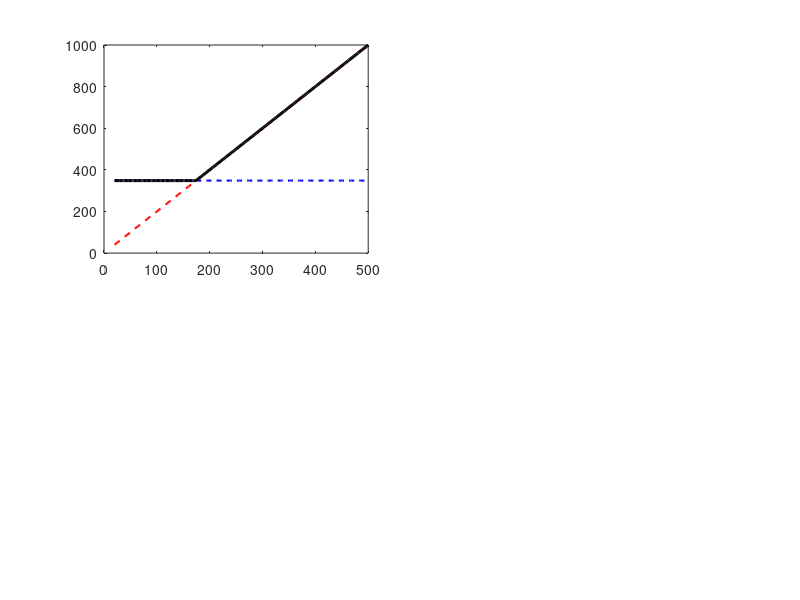

Source code (MATLAB): (Note: this script raises an error after producing the figure.)
clear; clc; close all;

%% 1. SYSTEM PARAMETERS SETUP
z1 = 350e-6;                    % Fixed distance z1 (m)
dz = 50e-6;                     % Fixed plane spacing z2 - z1 (m)
z2 = z1 + dz;

% Define sweep configurations: [lambda_0 (m), refractive_index]
configs = [
    405e-9, 1.000;              % Case 1: 405 nm in air
    405e-9, 1.515               % Case 2: 405 nm in immersion medium (n = 1.515)
];
short_labels = {'405nm (n=1)', '267nm (n=1.515)'};

area = 500e-6;                  % FOV (m)
dx = 100e-9;                    % Pixel pitch (m)
N = round(area/dx);
dy = dx;

% Geometric NA depends only on FOV and z (independent of lambda)
NA_geo_z1_val = 1 / sqrt(1 + (2 * z1 / area)^2);
NA_geo_z2_val = 1 / sqrt(1 + (2 * z2 / area)^2);

% Define spatial coordinates
x = (-N/2 : N/2 - 1) * dx;
y = (-N/2 : N/2 - 1) * dy;
x_um = x * 1e6;
y_um = y * 1e6;
[~, mid_y] = min(abs(y));

% ROI settings for cross-section evaluation at y = 0
x_roi_um = 10.0;                 % Zoomed half-width (+/- 3 um) around center
idx_roi  = abs(x_um) <= x_roi_um;
x_cut    = x_um(idx_roi);

%% 2. CREATE DOUBLE-SLIT OBJECT
object_width_nm    = 200;       % Width of each slit (nm)
object_length_nm   = 5000;      % Length of each slit (nm)
center_distance_nm = 400;       % Center-to-center distance (nm) -> 200 nm gap

% Convert dimensions to meters
w_m = object_width_nm * 1e-9;
l_m = object_length_nm * 1e-9;
d_m = center_distance_nm * 1e-9;

% Create 2D spatial grid and object transmission mask (1 = transparent, 0 = opaque)
[X, Y] = meshgrid(x, y);
slit1 = (abs(X + d_m/2) <= w_m/2) & (abs(Y) <= l_m/2);
slit2 = (abs(X - d_m/2) <= w_m/2) & (abs(Y) <= l_m/2);
object_mask = double(slit1 | slit2);

% Print theoretical resolution limits for default configurations to Command Window
fprintf('=== THEORETICAL RESOLUTION LIMITS AT DEFAULT CONFIGURATION ===\n');
fprintf('Geometric NA at z1 (350 um): %.4f\n', NA_geo_z1_val);
fprintf('Geometric NA at z2 (400 um): %.4f\n', NA_geo_z2_val);
fprintf('Nyquist Limit (2*dx):        %.1f nm\n', 2 * dx * 1e9);
for i = 1:size(configs, 1)
    lam_eff = configs(i,1) / configs(i,2);
    res_z1  = lam_eff / (2 * NA_geo_z1_val);
    fprintf('Case %d [%s]: Diffraction limit at z1 = %.1f nm | System limit = %.1f nm\n', ...
        i, short_labels{i}, res_z1*1e9, max(res_z1, 2*dx)*1e9);
end

%% 3. CALCULATE & PLOT PARAMETER EFFECTS ON THEORETICAL RESOLUTION
% Baseline reference parameters
lambda0_ref = configs(1,1);     % 405 nm
n_ref       = configs(1,2);     % 1.000 (Air)
z_ref       = z1;               % 350 um
fov_ref     = area;             % 500 um
dx_ref      = dx;               % 100 nm

% Function for geometric diffraction-limited resolution: delta_diff = (lambda0 / n) / (2 * NA_geo)
calc_res_diff = @(lam, n, z, fov) (lam ./ n) ./ (2 .* (1 ./ sqrt(1 + (2 .* z ./ fov).^2)));

% Parameter sweep ranges
dx_range     = linspace(20e-9, 500e-9, 200);    % Pixel size: 20 nm -> 500 nm
fov_range    = linspace(100e-6, 2000e-6, 200);  % FOV: 100 um -> 2000 um
lambda_range = linspace(200e-9, 800e-9, 200);   % Wavelength: 200 nm -> 800 nm
z_range = linspace(5e-6, 1500e-6, 200); % Bắt đầu từ 5 um thay vì 50 um
% Initialize figure window
figure('Name', 'Parametric Resolution Analysis', 'Color', 'w', 'Position', [80, 80, 1150, 780]);

% --- Subplot 1: Effect of Pixel Size (dx) ---
subplot(2, 2, 1);
res_diff_const = calc_res_diff(lambda0_ref, n_ref, z_ref, fov_ref) * ones(size(dx_range));
res_nyquist    = 2 * dx_range;
res_total_1    = max(res_diff_const, res_nyquist);

plot(dx_range*1e9, res_diff_const*1e9, '--b', 'LineWidth', 1.5); hold on;
plot(dx_range*1e9, res_nyquist*1e9, '--r', 'LineWidth', 1.5);
plot(dx_range*1e9, res_total_1*1e9, 'k', 'LineWidth', 2.2);
xline(dx_ref*1e9, ':g', 'LineWidth', 1.8);
grid on;
title('1. Effect of Pixel Size (\Delta x)');
xlabel('Pixel size \Delta x (nm)');
ylabel('Theoretical resolution \delta (nm)');
legend('Geometric NA diffraction limit', 'Nyquist limit (2\Delta x)', 'System resolution', 'Current (100nm)', 'Location', 'northwest');

% --- Subplot 2: Effect of Field of View (FOV) ---
subplot(2, 2, 2);
res_diff_fov  = calc_res_diff(lambda0_ref, n_ref, z_ref, fov_range);
res_nyq_const = 2 * dx_ref * ones(size(fov_range));
res_total_2   = max(res_diff_fov, res_nyq_const);

plot(fov_range*1e6, res_diff_fov*1e9, '--b', 'LineWidth', 1.5); hold on;
plot(fov_range*1e6, res_nyq_const*1e9, '--r', 'LineWidth', 1.5);
plot(fov_range*1e6, res_total_2*1e9, 'k', 'LineWidth', 2.2);
xline(fov_ref*1e6, ':g', 'LineWidth', 1.8);
grid on;
title('2. Effect of Field of View (FOV)');
xlabel('FOV (\mum)');
ylabel('Theoretical resolution \delta (nm)');
legend('Geometric NA diffraction limit', 'Nyquist limit (2\Delta x)', 'System resolution', 'Current (500\mum)', 'Location', 'northeast');

% --- Subplot 3: Effect of Propagation Distance (z) ---
% --- Subplot 3: Effect of Propagation Distance (z) ---
subplot(2, 2, 3);
res_diff_z  = calc_res_diff(lambda0_ref, n_ref, z_range, fov_ref);
res_nyq_z   = 2 * dx_ref * ones(size(z_range));
res_total_3 = max(res_diff_z, res_nyq_z);

% 1. Vẽ đường tổng hợp nét liền dày bên dưới
plot(z_range*1e6, res_total_3*1e9, '-', 'Color', [0.7 0.7 0.7], 'LineWidth', 4.0); hold on;

% 2. Vẽ 2 đường giới hạn nét đứt mảnh đè lên trên
plot(z_range*1e6, res_diff_z*1e9, '--b', 'LineWidth', 1.6);
plot(z_range*1e6, res_nyq_z*1e9, '--r', 'LineWidth', 1.6);

set(gca, 'XScale', 'log');
xlim([5, 1500]);
xticks([5, 10, 36.2, 100, 350, 1000]);
xticklabels({'5', '10', '36.2', '100', '350', '1000'});

grid on;
title('3. Effect of Propagation Distance z (Log Scale)');
xlabel('Propagation distance z (\mum)');
ylabel('Theoretical resolution \delta (nm)');
legend('System resolution', 'Geometric NA diffraction limit', 'Nyquist limit (2\Delta x)', 'Location', 'northwest');

% --- Subplot 4: Effect of Wavelength (\lambda_0) & Refractive Index (n) ---
subplot(2, 2, 4);
res_diff_air  = calc_res_diff(lambda_range, 1.000, z_ref, fov_ref);
res_diff_oil  = calc_res_diff(lambda_range, 1.515, z_ref, fov_ref);
res_total_air = max(res_diff_air, 2 * dx_ref);
res_total_oil = max(res_diff_oil, 2 * dx_ref);

plot(lambda_range*1e9, res_total_air*1e9, 'b', 'LineWidth', 2.2); hold on;
plot(lambda_range*1e9, res_total_oil*1e9, 'c', 'LineWidth', 2.2);
plot(lambda_range*1e9, 2*dx_ref*ones(size(lambda_range))*1e9, '--r', 'LineWidth', 1.5);

xline(lambda0_ref*1e9, ':g', 'LineWidth', 1.8);
xline(lambda0_ref/1.515*1e9, ':k', 'LineWidth', 1.8);

grid on;
title('4. Effect of Wavelength \lambda_0 & Medium n');
xlabel('Vacuum wavelength \lambda_0 (nm)');
ylabel('Theoretical resolution \delta (nm)');
legend('Resolution in Air (n = 1.000)', 'Glycerin (n = 1.515)', 'Nyquist limit (2\Delta x)', 'Air (405nm)','Glycerin (267nm)', 'Location', 'northwest');

sgtitle('Theoretical Resolution Analysis (Abbe / Nyquist Criteria)', 'FontSize', 14, 'FontWeight', 'bold');

%% 4. VERIFY INITIALIZED OBJECT MASK IN ROI
figure('Name', 'Object Mask ROI', 'Color', 'w', 'Position', [150, 150, 500, 420]);
imagesc(x_cut, y_um(idx_roi), object_mask(idx_roi, idx_roi));
colormap(gray); axis image; colorbar;
title('Double-Slit Object (Width = 200nm, Gap = 200nm)');
xlabel('x (\mum)');
ylabel('y (\mum)');
